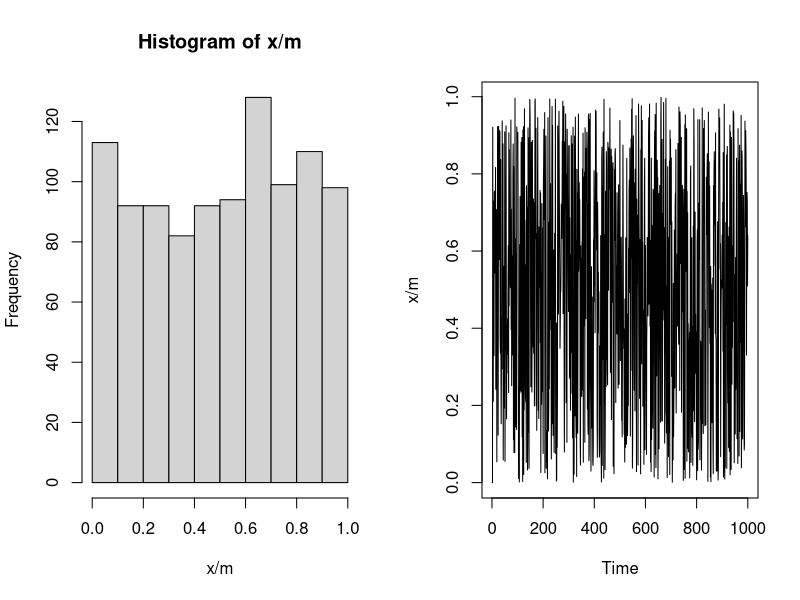
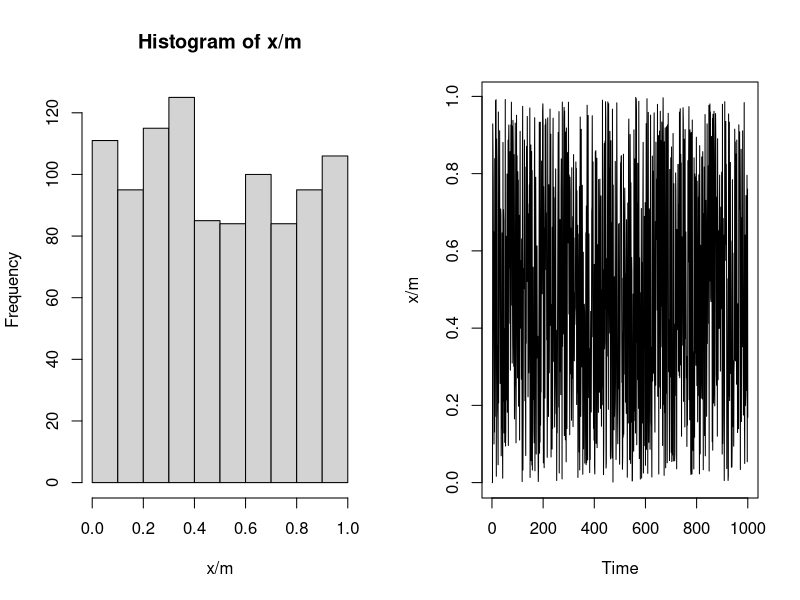
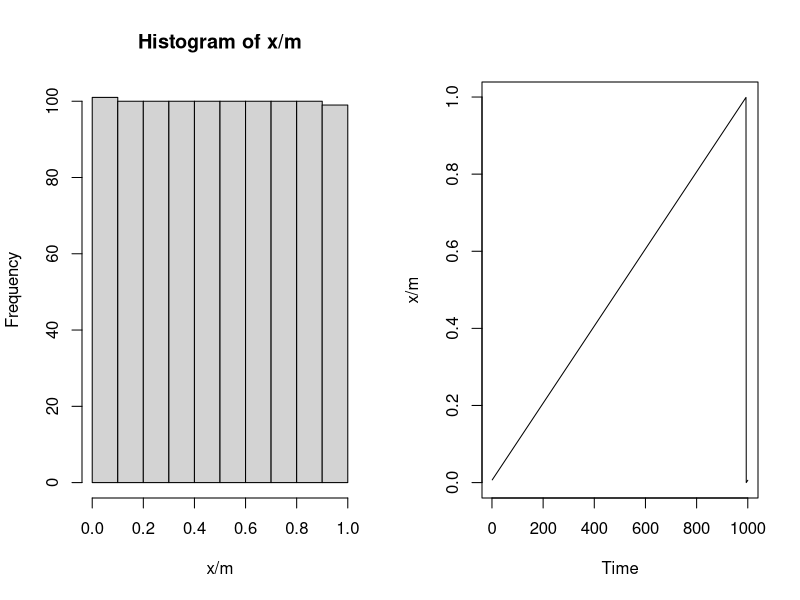

The R source for these figures, in order:
## ----setup, include=FALSE------------------------------------------
knitr::opts_chunk$set(echo = TRUE)


## ----multicative, fig.height = 3.5, fig.width = 7, fig.align='center', out.width = 130----
m <- 2^(31) - 1
a <- 7^5
x <- numeric(length = 1e3)
x[1] <- 7  #x0
for(i in 2:1e3){
  x[i] <- (a * x[i-1]) %% m
}


## ----multicative_plot, fig.height = 3.5, fig.width = 7, out.width = 250, echo = FALSE----
par(mfrow = c(1,2))
hist(x/m) # looks close to uniformly distributed
plot.ts(x/m) # look like it's jumping around too


## ----mixed_congruential, fig.height = 3.5, fig.width = 7, fig.align='center'----
m <- 2^(31) - 1
a <- 7^5
c <- 2^(10) - 1
x <- numeric(length = 1e3)
x[1] <- 7

for(i in 2:1e3) {
  x[i] <- (c + a * x[i-1]) %% m
}


## ----mixed_plot, fig.height = 3.5, fig.width = 7, out.width = 250, echo = FALSE----
par(mfrow = c(1,2))
hist(x/m) # looks close to uniformly distributed
plot.ts(x/m) # look like it's jumping around too


## ----mixed_congruential_bad, fig.height = 3.5, fig.width = 7, fig.align='center', echo = FALSE----
m <- 1e3
a <- 1
c <- 1
x <- numeric(length = 1e3)
x[1] <- 7

for(i in 2:1e3) {
  x[i] <- (c + a * x[i-1]) %% m
}


## ----mixed_bad_plot, fig.height = 3.5, fig.width = 7, out.width = 250, echo = FALSE----
par(mfrow = c(1,2))
hist(x/m) # looks close to uniformly distributed
plot.ts(x/m) # look like it's jumping around too


## ----integral------------------------------------------------------
set.seed(1)
repeats <- 1e4
b <- 10
a <- 5
U <- runif(repeats, min = 0, max = 1)
X <- (b - a) * U + a #R is vectorized

5* mean(3*X^2 + 5*X)


## ----higher--------------------------------------------------------
set.seed(1)
repeats <- 1e4
U1 <- runif(repeats, min = 0, max = 1)
X <- (6 - 5) * U1 + 5 

U2 <- runif(repeats, min = 0, max = 1)  # have to generate different U2
Y <- (3 - 2) * U2 + 2

mean(3*X^2 * Y)

